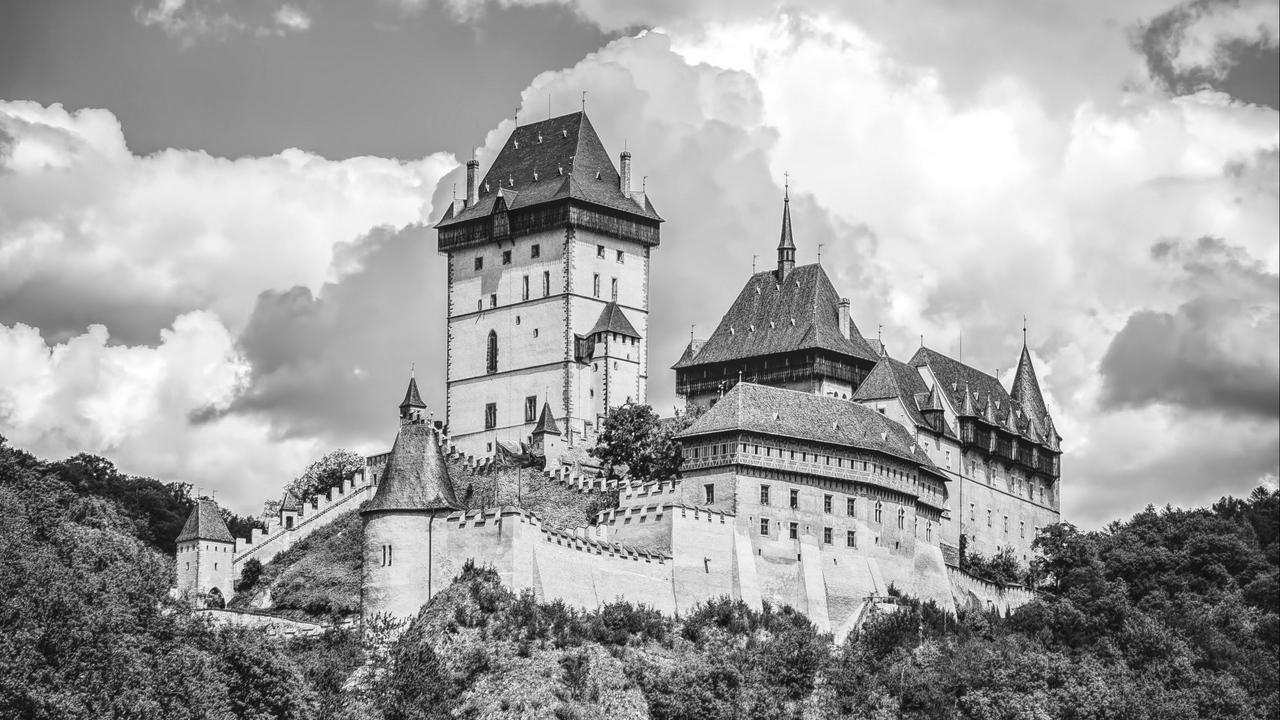
#> input picture photo1.jpeg, 1280 x 720 px; the run also reads 3 pictures not shown here
$ python Lab1.py
#> lines starting #> are read from the running program, lines starting #| are printed output that depends on the picture; long printed decimals are rounded
import numpy as np
import matplotlib.pyplot as plt
from skimage.measure import shannon_entropy
from PIL import Image


def read_image(path):
    try:
        image = Image.open(path)
        return image
    except IOError:
        print("Cannot open image")
        exit(0)


def pixels(image):
    width, height = image.size
    return width * height


def hist(image, fmt):
    pix = np.asarray(list(image.getdata()))
    plt.hist(pix, 16)
    plt.title(fmt)
    plt.xlabel("group")
    plt.ylabel("frequency")
    x = [i for i in range(7, 256, 16)]
    plt.xticks(x, [i for i in range(16)])
    plt.show()


def entropy_formula(image):
    pix = np.asarray(list(image.getdata()))
    _, counts = np.unique(pix, return_counts=True)
    size = pixels(image)
    entropy = np.sum([(i / size) * np.log2(i / size) for i in counts if i != 0])
    return -entropy


def entropy_bultin(image):
    return shannon_entropy(image)


img1_jpg = read_image("photo1.jpeg")
#> in read_image, image is the input picture: PIL image 1280x720 L; min 0, max 255, mean 161.1
img1_bmp = read_image("photo1.bmp")
img1_png = read_image("photo1.png")
img1_tiff = read_image("photo1.tiff")


print("JPEG\n entropy with formula is {f}, with built-in function is {b}".format(f=entropy_formula(img1_jpg),
                                                                                 b=entropy_bultin(img1_jpg)))
#> in entropy_formula, `_, counts = np.unique(pix, return_counts=True)`: counts = 256 values, max 9460 at index 210, min 9 at index 1, mean 3600
#> in entropy_formula, `size = pixels(image)`: size = 921600
#> in entropy_formula, `entropy = np.sum([(i / size) * np.log2(i / size) for i in counts if i ..`: entropy = -7.74
#| JPEG
#|  entropy with formula is 7.741, with built-in function is 7.741
print("BMP\n entropy with formula is {f}, with built-in function is {b}".format(f=entropy_formula(img1_bmp),
                                                                                b=entropy_bultin(img1_bmp)))
#| BMP
#|  entropy with formula is 7.739, with built-in function is 7.739
print("PNG:\n entropy with formula is {f}, with built-in function is {b}".format(f=entropy_formula(img1_png),
                                                                                 b=entropy_bultin(img1_png)))
#| PNG:
#|  entropy with formula is 7.739, with built-in function is 7.739
print("TIFF:\n entropy with formula is {f}, with built-in function is {b}".format(f=entropy_formula(img1_tiff),
                                                                                  b=entropy_bultin(img1_tiff)))
#| TIFF:
#|  entropy with formula is 7.739, with built-in function is 7.739

hist(img1_jpg, "JPEG")
#> in hist, `plt.show()`:
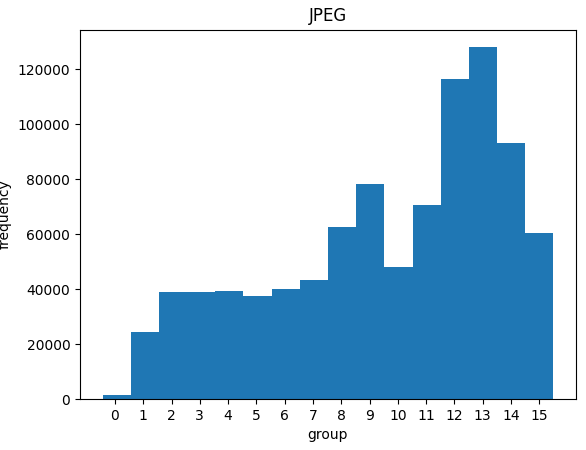
#> figure drawn by matplotlib, 1 panel; tallest bar 127955 high, from x = 207.2 to 223.1
hist(img1_bmp, "BMP")
#> call 2 of hist, with fmt = 'BMP'
#> in hist (call 2), `plt.show()`:
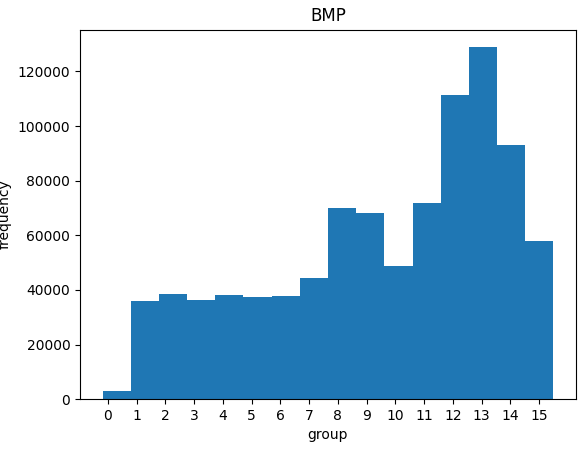
#> figure drawn by matplotlib, 1 panel; tallest bar 128885 high, from x = 207.9 to 223.6
hist(img1_png, "PNG")
hist(img1_tiff, "TIFF")

print("Image histograms can be seen on plots.")
